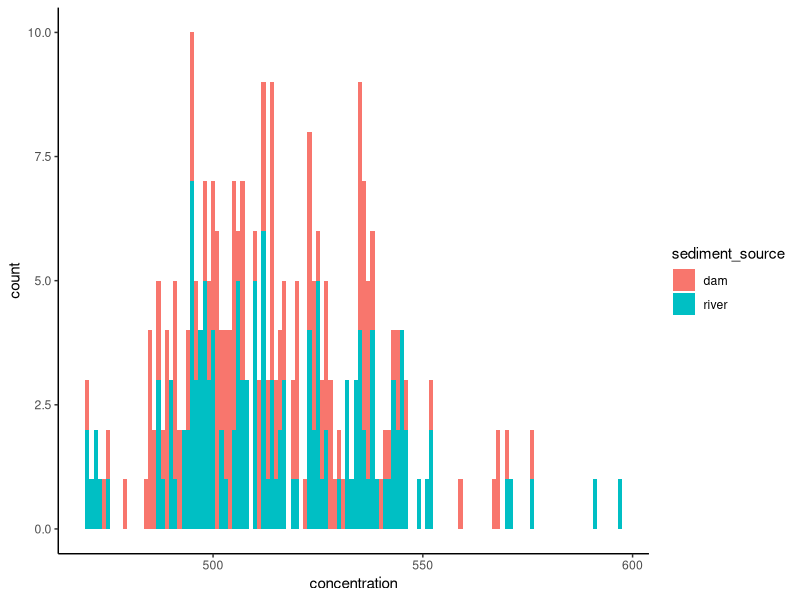
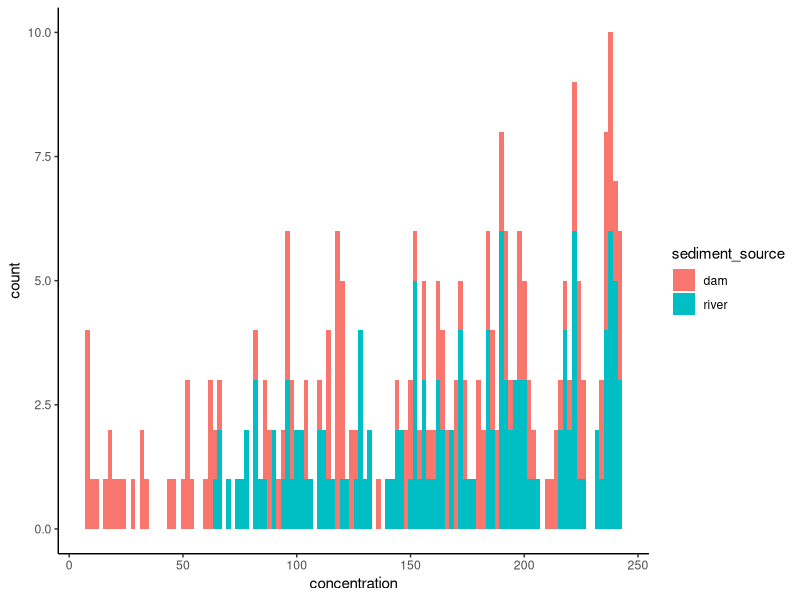
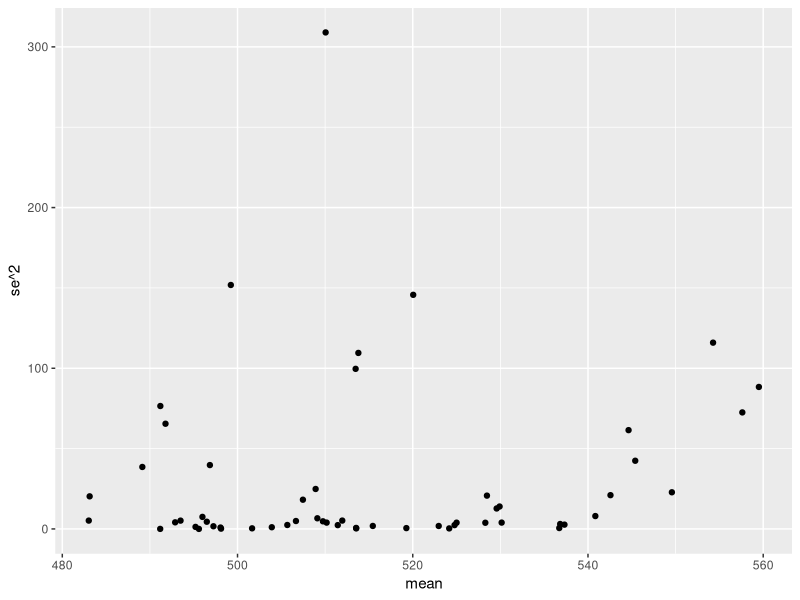
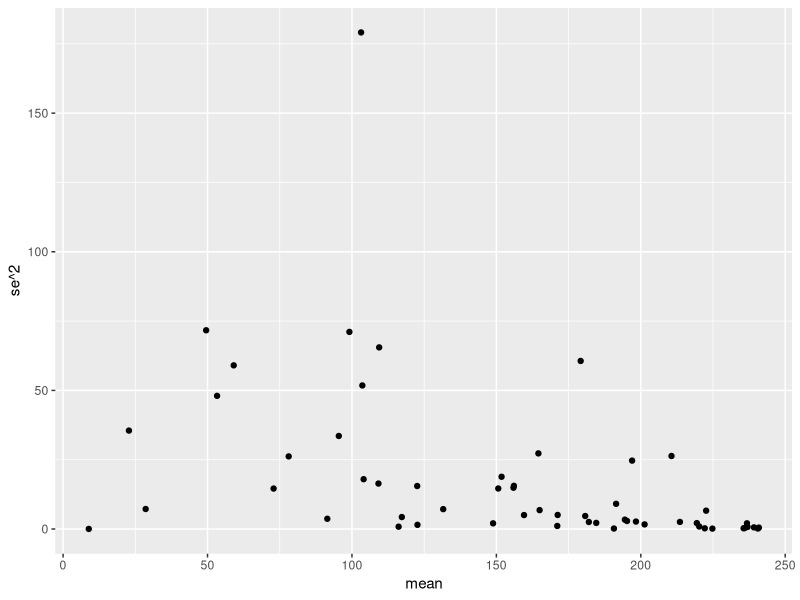
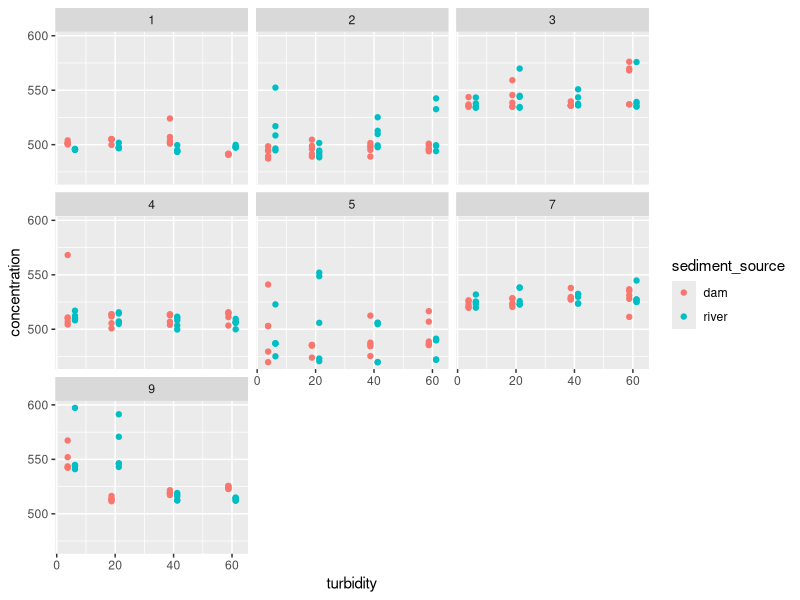
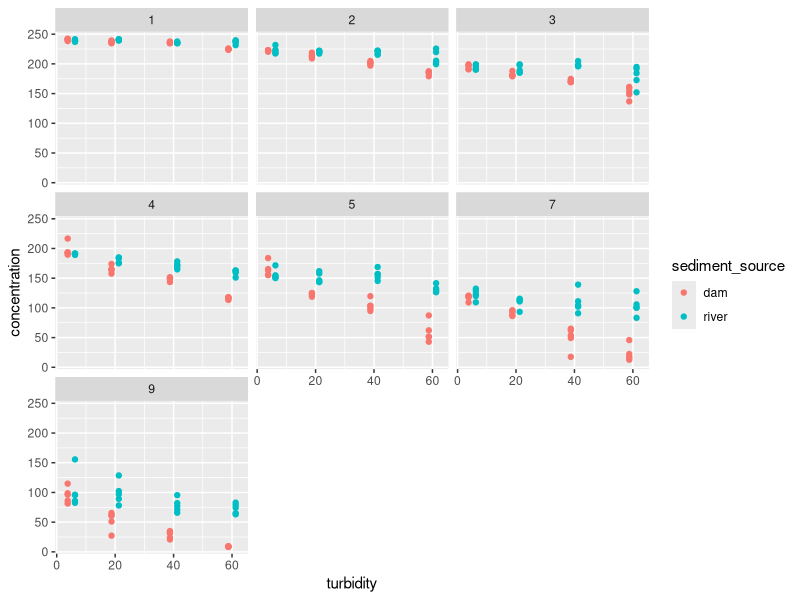
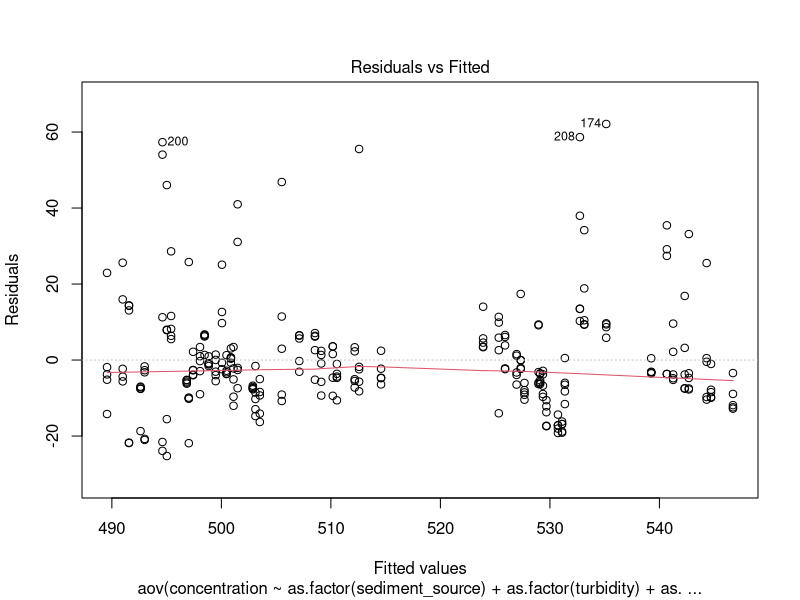
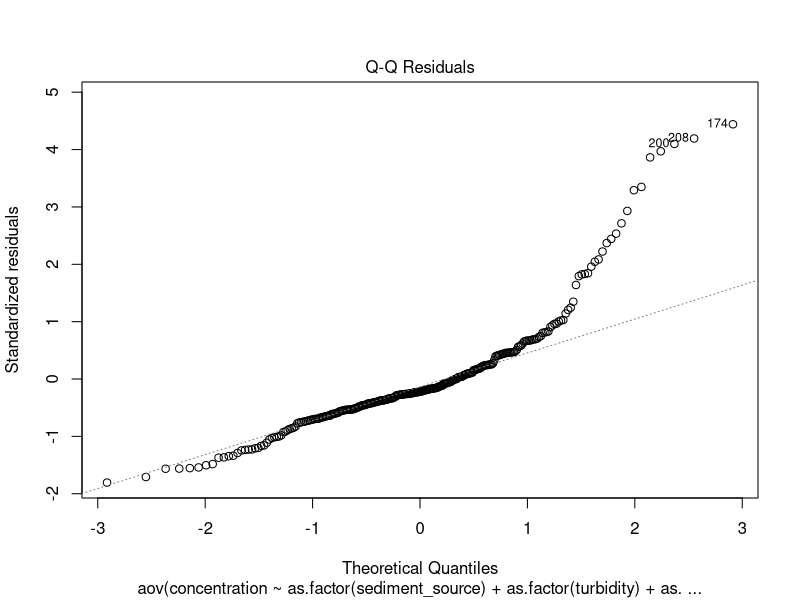

R code for these plots, in order:
## ---- chunk 1
require(tidyverse)
require(lme4)
## ---- chunk 2
master <- read.csv(file = "../Data/bsr_exp_2.csv", header = T, sep = ",") %>%
  filter(sediment_source != "none") # ask TS and JD about this
## ---- chunk 3
master_long <- master %>%
  gather("analyte", "concentration", 5:6)
## ---- chunk 4
n2_long <- master_long %>%
  filter(analyte == "N2")

o2_long <- master_long %>%
  filter(analyte == "O2")
## ---- chunk 5
n2_histo <- ggplot() +
  geom_histogram(data = n2_long,
                 aes(x = concentration, fill = sediment_source),
                 binwidth = 1) +
  theme_classic()

n2_histo
## ---- chunk 6
o2_histo <- ggplot() +
  geom_histogram(data = o2_long,
                 aes(x = concentration, fill = sediment_source),
                 binwidth = 2) +
  theme_classic()

o2_histo
## ---- chunk 7
master_summary <- master_long %>%
  group_by(sediment_source, turbidity, day, analyte) %>%
  summarise(mean = mean(concentration),
            se = sd(concentration)/sqrt(n()))
## ---- chunk 8
n2_summary <- master_summary %>%
  filter(analyte == "N2")

variance <- ggplot() +
  geom_point(data = n2_summary,
             aes(x = mean, y = se^2))

variance

o2_summary <- master_summary %>%
  filter(analyte == "O2")

variance2 <- ggplot() +
  geom_point(data = o2_summary,
             aes(x = mean, y = se^2))

variance2




n2_raw_data <- ggplot() +
  geom_point(data = master_long %>%
               filter(analyte == "N2"),
             aes(x = turbidity, y = concentration, colour = sediment_source),
             position = position_dodge(width = 5)) +
  facet_wrap(~day)

n2_raw_data

o2_raw_data <- ggplot() +
  geom_point(data = master_long %>%
               filter(analyte == "O2"),
             aes(x = turbidity, y = concentration, colour = sediment_source),
             position = position_dodge(width = 5)) +
  facet_wrap(~day)

o2_raw_data
## ---- chunk 9
n2_anova_1 <- aov(data = n2_long,
                  concentration ~ as.factor(sediment_source) + as.factor(turbidity) + as.factor(day))

summary(n2_anova_1)
plot(n2_anova_1)
## ---- chunk 10
o2_anova_1 <- aov(data = o2_long,
                  concentration ~ as.factor(sediment_source) + as.factor(turbidity) + as.factor(day))

summary(o2_anova_1)
plot(o2_anova_1)
## ---- chunk 11
o2_glm <- glm(data = o2_long,
              concentration ~ as.factor(sediment_source) + (1|turbidity) + day,
              family = gaussian(link = "identity"))

summary(o2_glm)
plot(o2_glm)
## ---- chunk 12
o2_lme <- glmer(data = o2_long,
                concentration ~ as.factor(sediment_source) + turbidity + day + (1|bottle_no),
                family = Gamma(link = "identity"))

summary(o2_lme)
plot(o2_lme)
